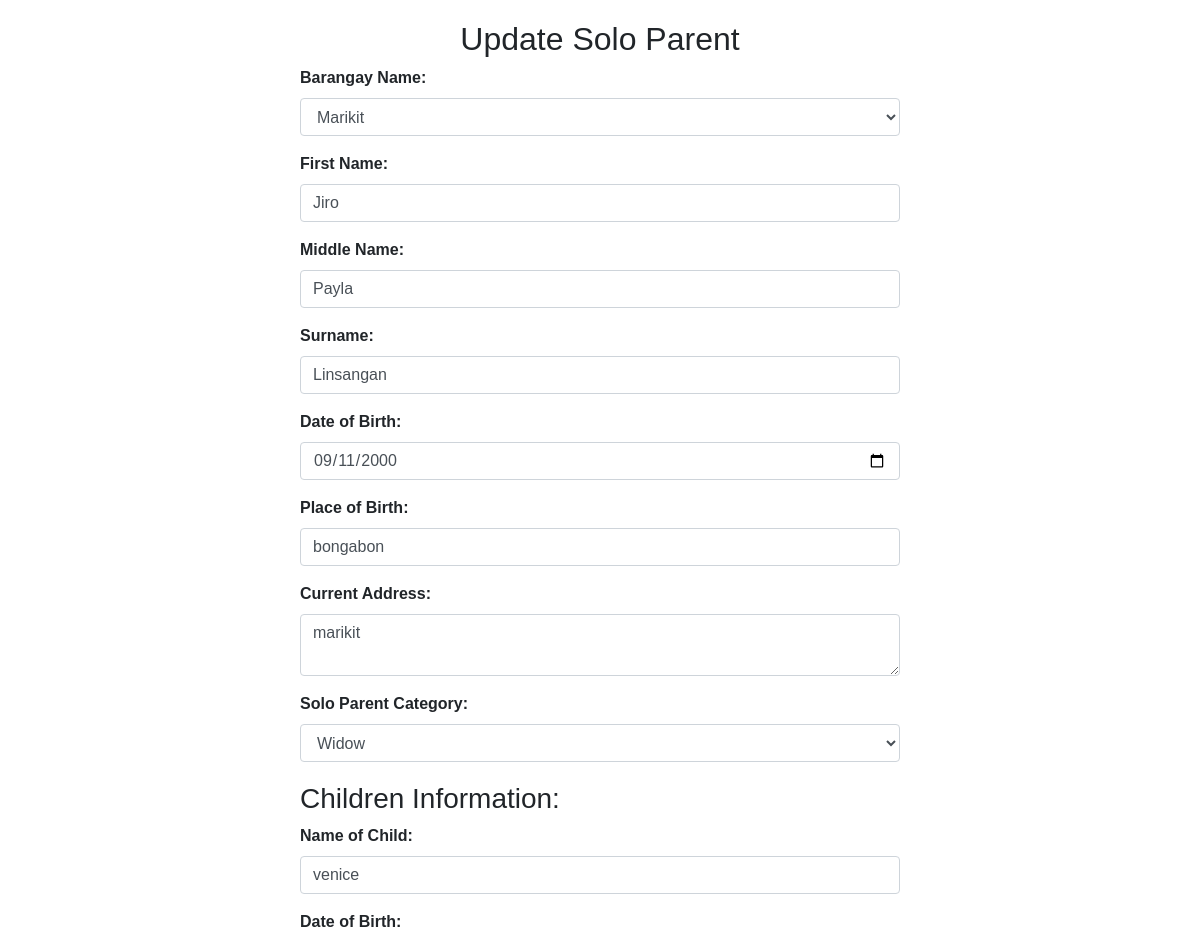
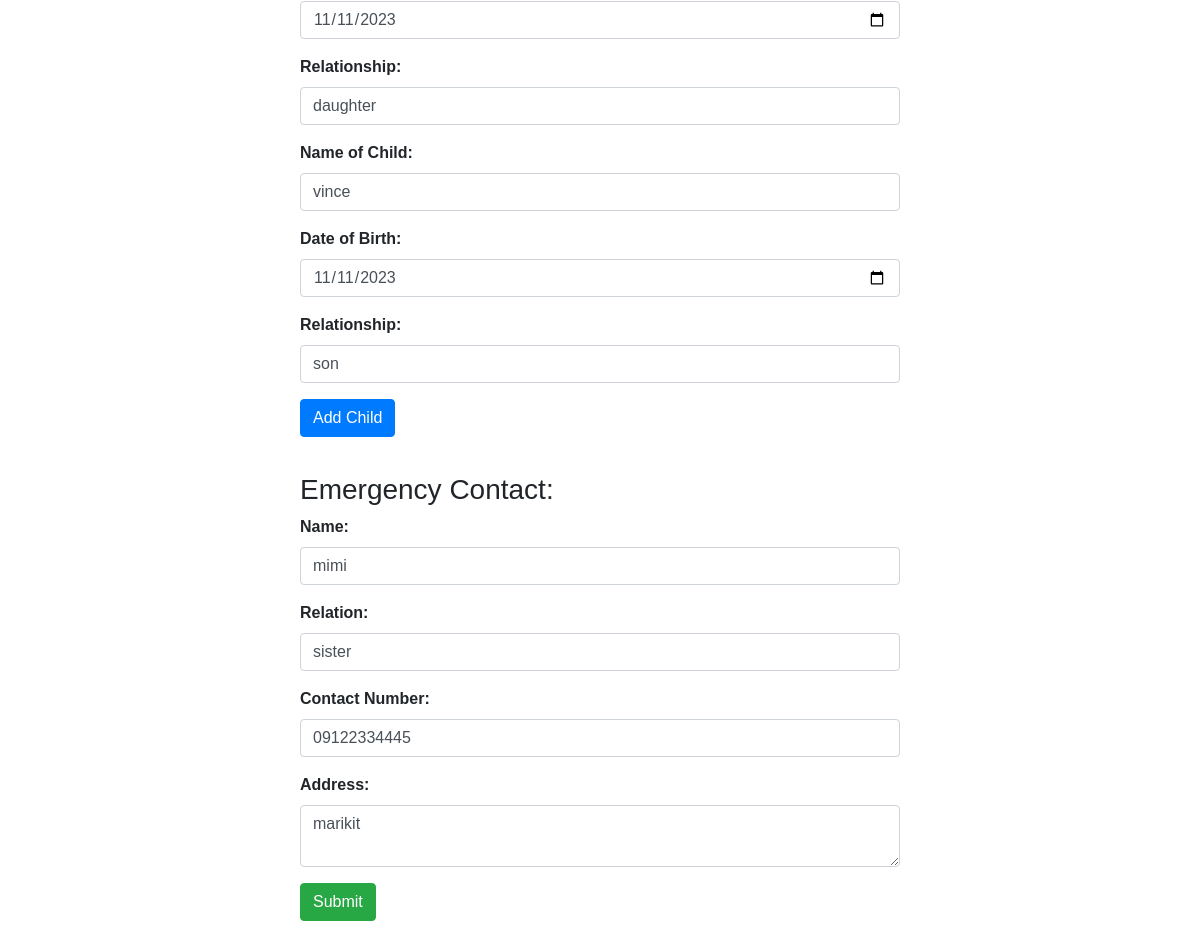
Screenshot of /update_solo_parent.php?id=14 with the database file from the repository (2 pictures, top to bottom).
### tables this page shows
CREATE TABLE `solo_parents` (
  `id` int(11) NOT NULL,
  `barangay` varchar(255) NOT NULL,
  `first_name` varchar(255) NOT NULL,
  `middle_name` varchar(255) DEFAULT NULL,
  `last_name` varchar(255) NOT NULL,
  `birthdate` date DEFAULT NULL,
  `place_of_birth` varchar(255) DEFAULT NULL,
  `address` varchar(255) NOT NULL,
  `solo_parent_category` enum('Widow','Unmarried','Separated','Victim of Violence','PWD') NOT NULL,
  `contact_number` varchar(20) DEFAULT NULL,
  `emergency_contact_name` varchar(255) DEFAULT NULL,
  `emergency_contact_relation` varchar(255) DEFAULT NULL,
  `emergency_contact_number` varchar(20) DEFAULT NULL,
  `emergency_contact_address` varchar(255) DEFAULT NULL
);

CREATE TABLE `children` (
  `id` int(11) NOT NULL,
  `solo_parent_id` int(11) DEFAULT NULL,
  `child_name` varchar(255) DEFAULT NULL,
  `child_dob` date DEFAULT NULL,
  `child_relationship` varchar(255) DEFAULT NULL
);

### update_solo_parent.php (the view, shortened to what this page needs)
<?php
include 'db_conn.php';
if ($_SERVER["REQUEST_METHOD"] == "GET" && isset($_GET['id']) && is_numeric($_GET['id'])) {
    $solo_parent_id = $_GET['id'];
    $sql = "SELECT * FROM solo_parents WHERE id = ?";
    $stmt = $conn->prepare($sql);
    $stmt->bind_param("i", $solo_parent_id);
    $stmt->execute();
    $result = $stmt->get_result();
    if ($result->num_rows > 0) {
        $row = $result->fetch_assoc();
    } else {
        echo "Solo parent record not found!";
        exit;
    }
}
?>
<!DOCTYPE html>
<html lang="en">
<head>
    <link href="https://stackpath.bootstrapcdn.com/bootstrap/4.5.2/css/bootstrap.min.css" rel="stylesheet">
</head>
<body>
    <h2 class="text-center">Update Solo Parent</h2>
    <form action="<?php echo htmlspecialchars($_SERVER["PHP_SELF"]); ?>" method="post">
        <div class="form-group">
            <label for="barangay_name">Barangay Name:</label>
            <select class="form-control" id="barangay_name" name="barangay_name" required>
                <?php
                   $sql = "SELECT barangay_name FROM barangays";
                   $result = $conn->query($sql);
                   if ($result->num_rows > 0) {
                       while($barangay_row = $result->fetch_assoc()) {
                           $selected = ($barangay_row["barangay_name"] == $row['barangay']) ? "selected" : "";
                           echo "<option value='" . $barangay_row["barangay_name"] . "' $selected>" . $barangay_row["barangay_name"] . "</option>";
                       }
                   } else {
                       echo "<option value=''>No Barangays Found</option>";
                   }
                ?>
            </select>
        </div>
        <div class="form-group">
    <label for="first_name">First Name:</label>
    <input type="text" class="form-control" id="first_name" name="first_name" value="<?php echo $row['first_name']; ?>" required>
</div>
<div class="form-group">
    <label for="middle_name">Middle Name:</label>
    <input type="text" class="form-control" id="middle_name" name="middle_name" value="<?php echo $row['middle_name']; ?>" required>
</div>
<div class="form-group">
    <label for="surname">Surname:</label>
    <input type="text" class="form-control" id="surname" name="surname" value="<?php echo $row['last_name']; ?>" required>
</div>
<div class="form-group">
    <label for="dob">Date of Birth:</label>
    <input type="date" class="form-control" id="dob" name="dob" value="<?php echo $row['birthdate']; ?>" required>
</div>
<div class="form-group">
    <label for="pob">Place of Birth:</label>
    <input type="text" class="form-control" id="pob" name="pob" value="<?php echo $row['place_of_birth']; ?>" required>
</div>
<div class="form-group">
    <label for="current_address">Current Address:</label>
    <textarea class="form-control" id="current_address" name="current_address" required><?php echo $row['address']; ?></textarea>
</div>
        <div class="form-group">
            <label for="solo_parent_category">Solo Parent Category:</label>
            <select class="form-control" id="solo_parent_category" name="solo_parent_category" required>
                <option value="widow">Widow</option>
            </select>
        </div>
        <h3>Children Information:</h3>
        <div id="children_fields">
            <?php
            $sql_children = "SELECT * FROM children WHERE solo_parent_id = ?";
            $stmt_children = $conn->prepare($sql_children);
            $stmt_children->bind_param("i", $solo_parent_id);
            $stmt_children->execute();
            $result_children = $stmt_children->get_result();
            if ($result_children->num_rows > 0) {
                while ($child_row = $result_children->fetch_assoc()) {
                    ?>
                    <div class="form-group">
                        <label for="child_name">Name of Child:</label>
                        <input type="text" class="form-control" id="child_name" name="child_name[]" value="<?php echo $child_row['child_name']; ?>" required>
                    </div>
                    <div class="form-group">
                        <label for="child_dob">Date of Birth:</label>
                        <input type="date" class="form-control" id="child_dob" name="child_dob[]" value="<?php echo $child_row['child_dob']; ?>" required>
                    </div>
                    <div class="form-group">
                        <label for="child_relationship">Relationship:</label>
                        <input type="text" class="form-control" id="child_relationship" name="child_relationship[]" value="<?php echo $child_row['child_relationship']; ?>" required>
                    </div>
                    <?php
                }
            }
            ?>
        </div>
        <button type="button" class="btn btn-primary mb-3" onclick="addChild()">Add Child</button>
        <h3>Emergency Contact:</h3>
        <div class="form-group">
            <label for="emergency_name">Name:</label>
            <input type="text" class="form-control" id="emergency_name" name="emergency_name" value="<?php echo $row['emergency_contact_name']; ?>" required>
        </div>
        <div class="form-group">
            <label for="emergency_relation">Relation:</label>
            <input type="text" class="form-control" id="emergency_relation" name="emergency_relation" value="<?php echo $row['emergency_contact_relation']; ?>" required>
        </div>
        <div class="form-group">
            <label for="emergency_contact">Contact Number:</label>
            <input type="tel" class="form-control" id="emergency_contact" name="emergency_contact" value="<?php echo $row['emergency_contact_number']; ?>" required>
        </div>
        <div class="form-group">
            <label for="emergency_address">Address:</label>
            <textarea class="form-control" id="emergency_address" name="emergency_address" required><?php echo $row['emergency_contact_address']; ?></textarea>
        </div>
        <button type="submit" class="btn btn-success">Submit</button>
    </form>
</body>
</html>

### update_solo_parent.php (style rules this page uses)
body { font-family: Arial, sans-serif; margin: 20px; }
form { max-width: 600px; margin: 0 auto; }
label { font-weight: bold; }
h3 { margin-top: 20px; }

### rows the page displays
solo_parents: first_name "Jiro", middle_name "Payla", surname "Linsangan", dob "09/11/2000", pob "bongabon", current_address "marikit", emergency_name "mimi", emergency_relation "sister", emergency_contact "09122334445", emergency_address "marikit"
children: child_name "venice", child_dob "11/11/2023", child_relationship "daughter"
children: child_name "vince", child_dob "11/11/2023", child_relationship "son"

### other values shown
form field barangay_name "Marikit"
